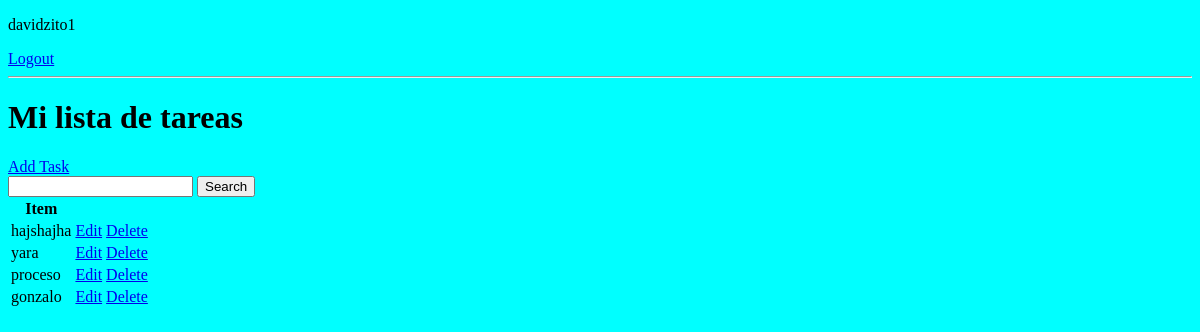
The page / (signed in) on the database as committed earlier.
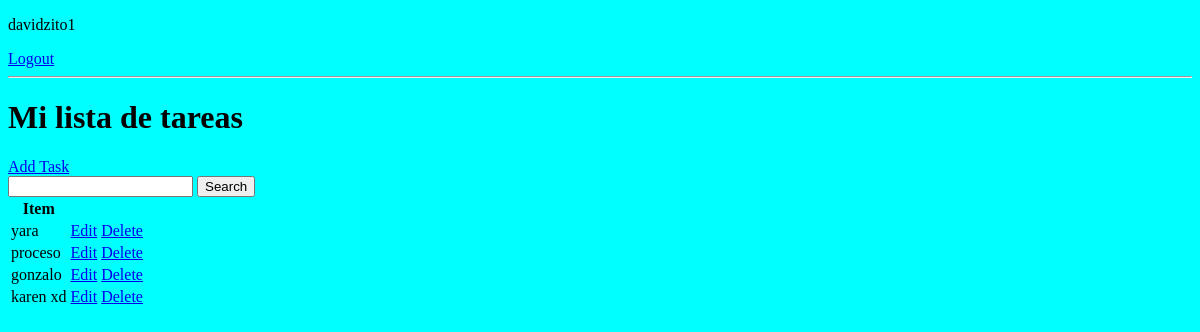
The same page on the database as committed later.
### base/models.py (models this page shows, shortened)
class Task(models.Model):
    user = models.ForeignKey(User, on_delete=models.CASCADE, null=True, blank=True)
    title = models.CharField(max_length=200)
    description = models.TextField( null=True, blank=True)
    complete = models.BooleanField(default=False)
    create = models.DateTimeField(auto_now_add=True)
    class Meta:
        ordering = ['complete']

### base/views.py (the view)
# urls.py: path('', TaskList.as_view(), name='tasks'),
class TaskList(LoginRequiredMixin, ListView):
    model = Task
    context_object_name = 'tasks'
    def get_context_data(self, **kwargs):
        context = super().get_context_data(**kwargs)
        context['tasks'] = context['tasks'].filter(user=self.request.user)
        context['count'] = context['tasks'].filter(complete=False).count()
        search_input = self.request.GET.get('search-area') or ''
        if search_input:
            context['tasks'] = context['tasks'].filter(
                title__startswith=search_input)
        context['search_input'] = search_input
        return context

### base/templates/base/task_list.html
{% extends 'base/main.html' %}
{% block content %}
{% if request.user.is_authenticated %}
<p>{{request.user}}</p>
<a href="{% url 'logout' %}">Logout</a>
{% else %}
<a href ="{% url 'login' %}">Login</a>
{% endif %}
<hr>
<h1> Mi lista de tareas{{color}}</h1>
<a href="{% url 'task-create' %}">Add Task</a>
<form method="GET">
    <input type="text" name='search-area' value="{{search_input}}">
    <input type="submit" value='Search'>
</form>
<table>
    <tr>
        <th>Item</th>
        <th></th>
        <th></th>
    </tr>
    {% for task in tasks %}
    <tr>
        <td>{{task.title}}</td>
        <td> <a href="{% url 'task-update' task.id %}">Edit</a> </td>
        <td> <a href="{% url 'task-delete' task.id %}">Delete</a> </td>
    </tr>
    {% empty %}
    <h3>No items in list</h3>
    {% endfor %}
</table>
{% endblock content %}

Rows that differ between the two databases and show on the page:
removed Task: title "hajshajha"
added Task: title "karen xd"
